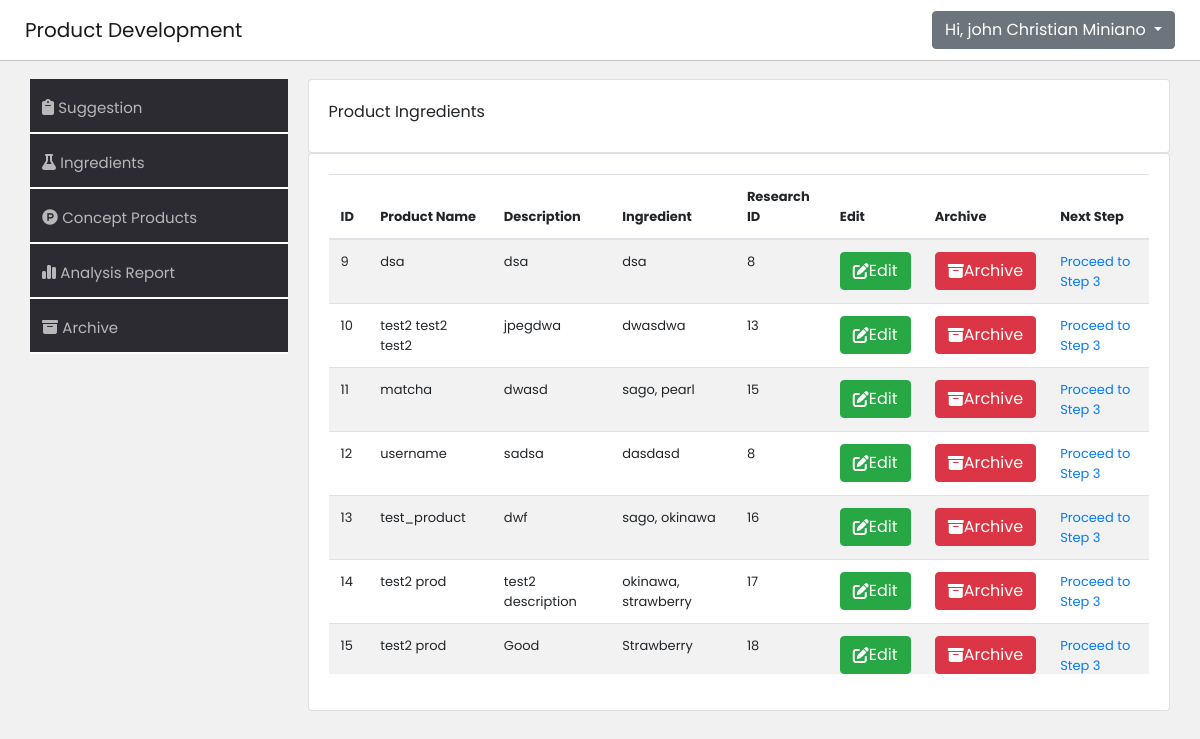
The page /product-development-system/webpage/ingredient.php (signed in) on the database as committed earlier.
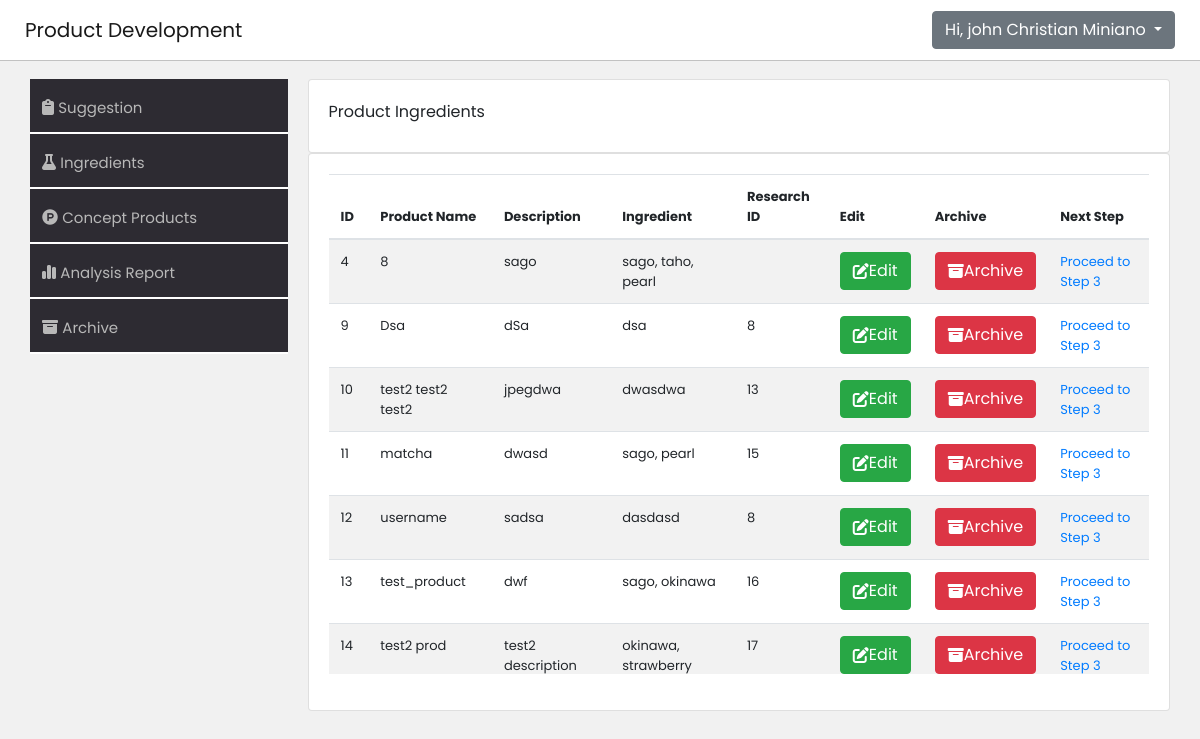
The same page on the database as committed later.
### tables this page shows
CREATE TABLE `tbl_ingredient` (
  `id` int(11) NOT NULL,
  `name` varchar(255) NOT NULL,
  `ingredient` varchar(255) NOT NULL,
  `description` varchar(255) NOT NULL,
  `archive` varchar(255) DEFAULT NULL,
  `researchID` int(11) DEFAULT NULL
);

### product-development-system/webpage/ingredient.php (the view, shortened to what the changed rows need)
<!DOCTYPE html>
<html lang="en">
<head>
	<link rel="stylesheet" href="https://stackpath.bootstrapcdn.com/bootstrap/4.2.1/css/bootstrap.min.css">
    <link rel="stylesheet" href="https://cdn.datatables.net/1.10.18/css/dataTables.bootstrap4.min.css">
    <link rel="stylesheet" href="./css/suggestion.css">
</head>
<body >
    <main>
        <div class="container ">
            <div class="cont-right">
            <div class="container">
            <div class="card">
                <div class="card-body">
                    <?php
                include_once '../webpage/includes/db-connection.php';
                $query = "SELECT * FROM tbl_ingredient WHERE archive = 'false'";
                $query_run = mysqli_query($conn, $query);
            ?>
                    <table id="datatableid" class="table table-striped table-responsive">
                        <thead>
                            <tr>
                                <th scope="col"> ID</th>
                                <th scope="col">Product Name</th>
                                <th scope="col">Description</th>
                                <th scope="col">Ingredient</th>
								<th scope="col">Research ID</th>
                                <th scope="col"> Edit </th>
                                <th scope="col"> Archive </th>
								<th scope="col"> Next Step </th>
                            </tr>
                        </thead>
						<tbody>
                        <?php
                if($query_run)
                {
                    foreach($query_run as $row)
                    {
            ?>
                            <tr>
							<td><?php echo $row['id']; ?></td>
							<td><?php echo $row['name']; ?></td>
							<td><?php echo $row['description']; ?></td>
							<td><?php echo $row['ingredient']; ?></td>
                            <td><?php echo $row['researchID']; ?></td>
                            <td>
                                <button type="button" class="btn btn-success editbtn editbtn"><i class="fa-solid fa-pen-to-square" style="color: #ffffff;"></i> Edit</button>
                            </td>
                            <td>
                                <button type="button" class="btn btn-danger archivebtn archive"><i class="fa-solid fa-box-archive" style="color: #ffffff;"></i> Archive </button>
                            </td>
								<td><a href="product-concept-upload.php?id=<?php echo $row['id']; ?>">Proceed to Step 3</a></td>
                            </tr>
                        <?php
                    }
                }
                else
                {
                    echo "No Record Found";
                }
            ?>
			            </tbody>
                    </table>
                </div>
            </div>
    </div>
            </div>
        </div>
    </main>
</body>
</html>

Rows that differ between the two databases and show on the page:
no longer on this page (row unchanged): tbl_ingredient: id "15", name "test2 prod", description "Good", ingredient "Strawberry", researchID "18"
now on this page (row edited): tbl_ingredient: id "4", name "8", description "sago", ingredient "sago, taho, pearl"
changed tbl_ingredient "dsa": name "dsa" → "Dsa"; description "dsa" → "dSa"
